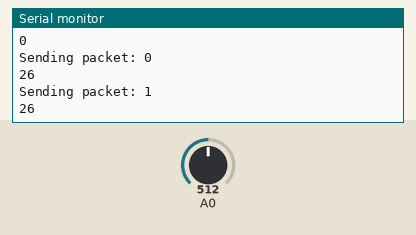
Bench run of a sketch on a simulated Arduino Uno, built with avr-gcc and run on an emulated ATmega328P. Parts: the last lines printed to the serial monitor. Inputs (shaded band) come from the test bench; at power-on: A0 = 512. No radio packets arrive unless stated.

Above: at 1.8 s.
1.9 s: A0 set to 716
At 2.6 s:
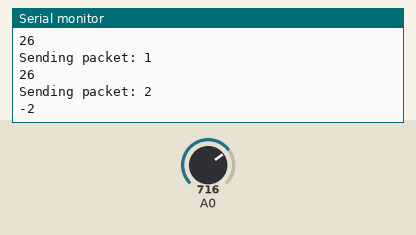
3.4 s: A0 set to 900
At 4.9 s:
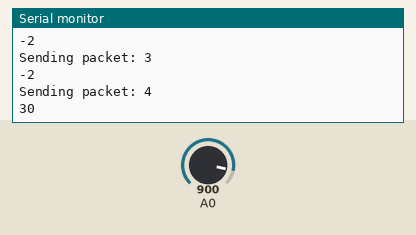
Timing chart, 0 to 6.4 s (numbered marks = the images above; inputs shaded):
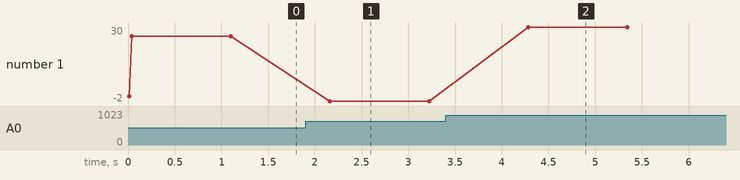

The sketch:

LoRa_serwo_Sender_ra01sc.ino
```cpp
#include <SPI.h>
#include <LoRa.h>

#define ss 15
#define rst 16
#define dio1 4

int counter = 0;

//serwo
 int value = 0;
 int obr=0;
//serwo

void setup() {
  Serial.begin(9600);
  while (!Serial);

  Serial.println("LoRa Sender");
  Serial.println(counter);

  LoRa.setPins(ss, rst, dio1);

  if (!LoRa.begin(433E6)) {
    Serial.println("Starting LoRa failed!");
    while (1);
  }
}

void loop() {
  Serial.print("Sending packet: ");
  Serial.println(counter);


  counter++;

  value = analogRead(A0);
  obr = (value *180)/1024;
  Serial.println(obr);
 // send packet
  LoRa.beginPacket();
  LoRa.print(obr);
  LoRa.endPacket();


  delay(1000);
}
```

Measured:
- after the input at 1.9 s, the serial monitor: prints a new line after 0.26 s (image 1)
- after the input at 3.4 s, the serial monitor: prints a new line after 0.88 s (image 2)
- plotted number 1: 26 → -2 after the input at 1.9 s, -2 → 30 after the input at 3.4 s
